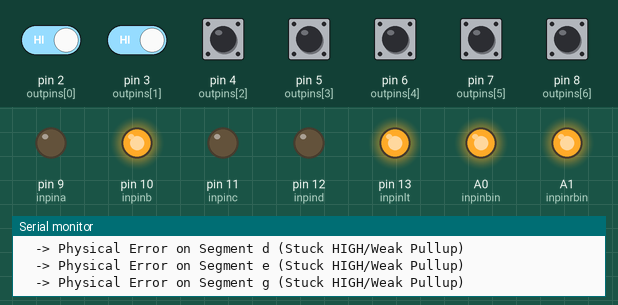
This sketch was run on a simulated Arduino Uno, built with avr-gcc and run on an emulated ATmega328P. Shown: output pins drawn as LEDs (lit = HIGH), the last lines printed to the serial monitor. Inputs (shaded band) come from the test bench; at power-on: pin 2 (outpins[0]), pin 3 (outpins[1]), pin 4 (outpins[2]), pin 5 (outpins[3]), pin 6 (outpins[4]), pin 7 (outpins[5]), pin 8 (outpins[6]) HIGH.

Above: at 3.8 s.
3.9 s: pin 6 (outpins[4]) pulled LOW for 1.8 s
At 10.7 s:
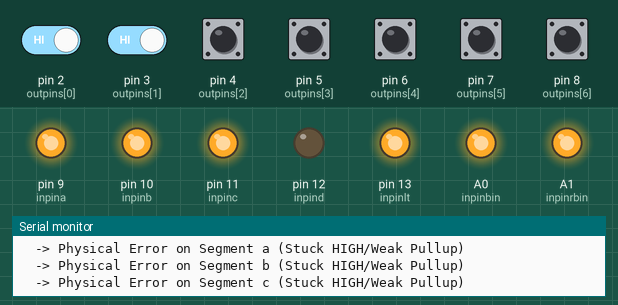
10.8 s: pin 2 (outpins[0]) driven LOW and pin 3 (outpins[1]) driven LOW
At 15.7 s:
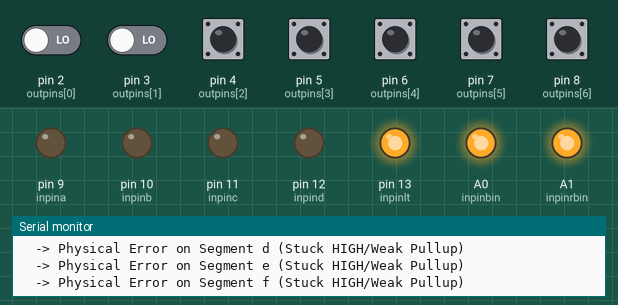
15.9 s: pin 2 (outpins[0]) driven HIGH
At 17.1 s:
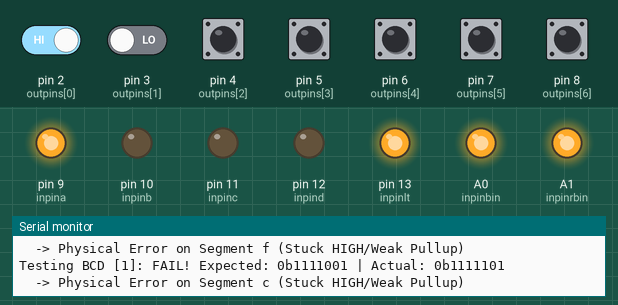
21.0 s: pin 5 (outpins[3]) pulled LOW for 1.8 s
At 22.5 s:
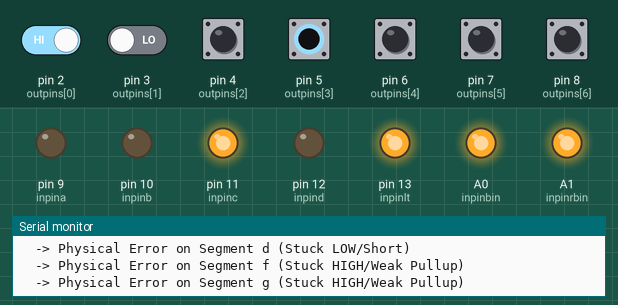
24.3 s: pin 7 (outpins[5]) pulled LOW for 1.8 s
28.9 s: pin 8 (outpins[6]) pulled LOW for 1.8 s
Timing chart, 0 to 34.4 s (numbered marks = the images above; inputs shaded):
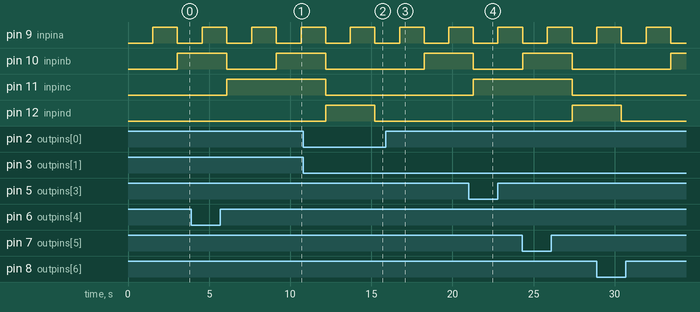

The sketch:

sn7447test.ino
```cpp
// Mapping from your code
const int inpina = 9;
const int inpinb = 10;
const int inpinc = 11;
const int inpind = 12;
const int inpinlt = 13;
const int inpinbin = A0;
const int inpinrbin = A1;

const int outpins[] = {2, 3, 4, 5, 6, 7, 8}; // a, b, c, d, e, f, g

// The Truth Table for SN7447AN (Active LOW outputs)
// Each byte represents segments g-f-e-d-c-b-a
// 0 = Segment ON (LOW), 1 = Segment OFF (HIGH)
const byte segmentTable[] = {
  0b1000000, // 0: g off
  0b1111001, // 1: a,d,e,f,g off
  0b0100100, // 2: c,f off
  0b0110000, // 3: e,f off
  0b0011001, // 4: a,d,e off
  0b0010010, // 5: b,e off
  0b0000011, // 6: a,b off
  0b1111000, // 7: d,e,f,g off
  0b0000000, // 8: all on
  0b0011000  // 9: d,e off
};

void setup() {
  Serial.begin(115200);
  while (!Serial);

  pinMode(inpina, OUTPUT);
  pinMode(inpinb, OUTPUT);
  pinMode(inpinc, OUTPUT);
  pinMode(inpind, OUTPUT);
  pinMode(inpinlt, OUTPUT);
  pinMode(inpinbin, OUTPUT);
  pinMode(inpinrbin, OUTPUT);

  for (int i = 0; i < 7; i++) {
    pinMode(outpins[i], INPUT_PULLUP); // Handle Open-Collector
  }

  // Initialize: Normal Operation (Control pins HIGH)
  digitalWrite(inpinlt, HIGH);
  digitalWrite(inpinbin, HIGH);
  digitalWrite(inpinrbin, HIGH);

  Serial.println("--- SN7447AN Automated Logic Validator ---");
}

void loop() {
  for (int num = 0; num < 10; num++) {
    validateDigit(num);
    delay(1500);
  }
}

void validateDigit(int val) {
  // 1. Drive BCD
  digitalWrite(inpina, (val >> 0) & 0x01);
  digitalWrite(inpinb, (val >> 1) & 0x01);
  digitalWrite(inpinc, (val >> 2) & 0x01);
  digitalWrite(inpind, (val >> 3) & 0x01);

  delayMicroseconds(50); // Settlement time for TTL gates

  // 2. Read Physical State
  byte physicalState = 0;
  for (int i = 0; i < 7; i++) {
    if (digitalRead(outpins[i]) == HIGH) {
      physicalState |= (1 << i); // Set bit if segment is OFF
    }
  }

  // 3. Compare to Ideal Truth Table
  Serial.print("Testing BCD [");
  Serial.print(val);
  Serial.print("]: ");

  if (physicalState == segmentTable[val]) {
    Serial.println("PASS (Logic Matches DataSheet)");
  } else {
    Serial.print("FAIL! Expected: 0b");
    Serial.print(segmentTable[val], BIN);
    Serial.print(" | Actual: 0b");
    Serial.println(physicalState, BIN);
    diagnoseError(segmentTable[val], physicalState);
  }
}

void diagnoseError(byte expected, byte actual) {
  for (int i = 0; i < 7; i++) {
    bool expBit = (expected >> i) & 0x01;
    bool actBit = (actual >> i) & 0x01;
    if (expBit != actBit) {
      Serial.print("  -> Physical Error on Segment ");
      Serial.print((char)('a' + i));
      Serial.println(actBit ? " (Stuck HIGH/Weak Pullup)" : " (Stuck LOW/Short)");
    }
  }
}
```

Measured:
- by itself, pin 9 (inpina): alternates HIGH for 1.5 s and LOW for 1.5 s
